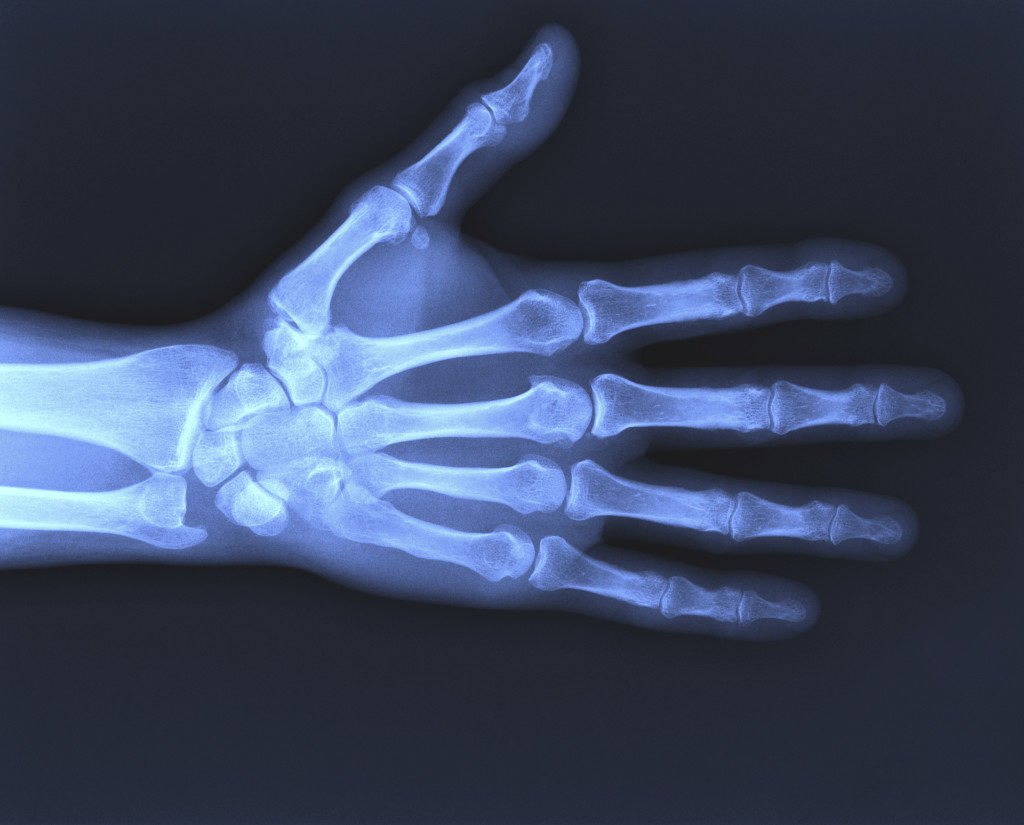
#> input picture image/image.jpg, 1024 x 825 px, found by its file name
$ python 'гпо.py'
#> lines starting #> are read from the running program, lines starting #| are printed output that depends on the picture
import numpy as np
import cv2 as cv
X= cv.imread('C:/imgs/image.jpg')
#> X is the input picture: shape (825, 1024, 3); mean B, G, R 94.8, 69.4, 57.9
X=cv.cvtColor(X, cv.COLOR_BGR2GRAY)
#> X: shape (825, 1024)
cv.imshow('image', X)
cv.waitKey()
# [4 lines of commented-out code are left out]
h = 7
A1 = 7
A2 = 7
# —— РЕЦИРКУЛЯТОРЫ —--
t1 = 3  # начальное значение
k = (h - t1) / 2  # разница между полученным и начальным
t1 = t1 + k  # результат строчного рециркулятора
t2 = t1 - 2  # результат кадрового рециркулятора
p = int(t1)
# ---------— ОСНОВНАЯ МАТРИЦА —----------
Y1 = np.ones((1, p))  #  Первый строчный рециркулятор
i1 = np.size(X, 1)  # количесвто стобцов в Х матрице
#> i1 = 1024
j1 = np.size(X, 0) # количество строк в X матрице
#> j1 = 825
i2 = np.size(Y1, 1)  # колчиество столбцов во Y2 матрице
j2 = np.size(Y1, 0)  # количество строк во Y2 матрице
nuliki = np.zeros ((j1, i2-1))
X1 = np.hstack((X, nuliki))
k = j1
#> k = 825
m = i1 + (i2 - 1)
#> m = 1028
y1 = np.zeros((k, m)) #нулевая основа под матрицу
for k in range(0, j1): # выбор строки обработки
    for m in range(0, (i1 + (i2 - 1))): # выбор столбца обработки
        if m == 0:
            y1[k,m] = X1[k,m]
        if m > 0 and m < i2:
            y1[k,m] = X1[k,m] + y1[k,m-1]
        if m - i2 >= 0:
            y1[k,m] = X1[k,m] - X1[k,m-i2] + y1[k,m-1]
p1 = int(t2)
Y2 = np.ones((1, p1))  # второй строчный рециркулятор
i1 = np.size(y1, 1)  # количесвто стобцов в у1 матрице
#> i1 = 1028
j1 = np.size(y1,0)  # количество строк в у1 матрице
i2 = np.size(Y2, 1)  # колчиество столбцов во Y2 матрице
j2 = np.size(Y2, 0)  # количество строк во Y2 матрице
nuliki2 = np.zeros ((j1, i2-1))
X2 = np.hstack((y1, nuliki2)) #матрица у0, дополннная нулями справа
k = j1
m = i1 + (i2 - 1)
#> m = 1030
y2 = np.zeros((k, m)) #ненулевая основа под матрицу
for k in range(0, j1):
    for m in range(0, (i1 + (i2 - 1))):
        if m == 0:
            y2[k,m] = X2[k,m]
        if m > 0 and m < i2:
            y2[k,m] = X2[k,m] + y2[k,m-1]
        if m - i2 >= 0:
            y2[k,m] = X2[k,m] - X2[k,m-i2] + y2[k,m-1]
Y3 = np.ones((p, 1))  # первый кадровый рециркулятор
i1 = np.size(y2, 1)  # количесвто стобцов в у2 матрице
#> i1 = 1030
j1 = np.size(y2, 0)  # количество строк в у2 матрице
i2 = np.size(Y3, 1)  # колчиество столбцов во Y3 матрице
j2 = np.size(Y3, 0)  # количество строк во Y3 матрице
X3 = np.zeros((j1 + (j2 - 1), i1))  # матрица нулевая
X3 = np.pad(y1, (1, j1-1)) #матрица у2, окруженная нулями
k = j1 + (j2 - 1)
#> k = 829
m = i1
y3 = np.zeros((k, m)) #нулевая основа под матрицу
for k in range(0, (j1 + (j2 - 1))):  # выбор строки обработки
    for m in range(0, i1):  # выбор стлобца обработки
        if k == 0:
            y3[k,m] = X3[k,m]
        if k > 0 and k < j2:
            y3[k,m] = X3[k,m] + y3[k-1,m]
        if k - j2 >= 0:
            y3[k,m] = X3[k,m] - X3[k-j2,m] + y3[k-1,m]
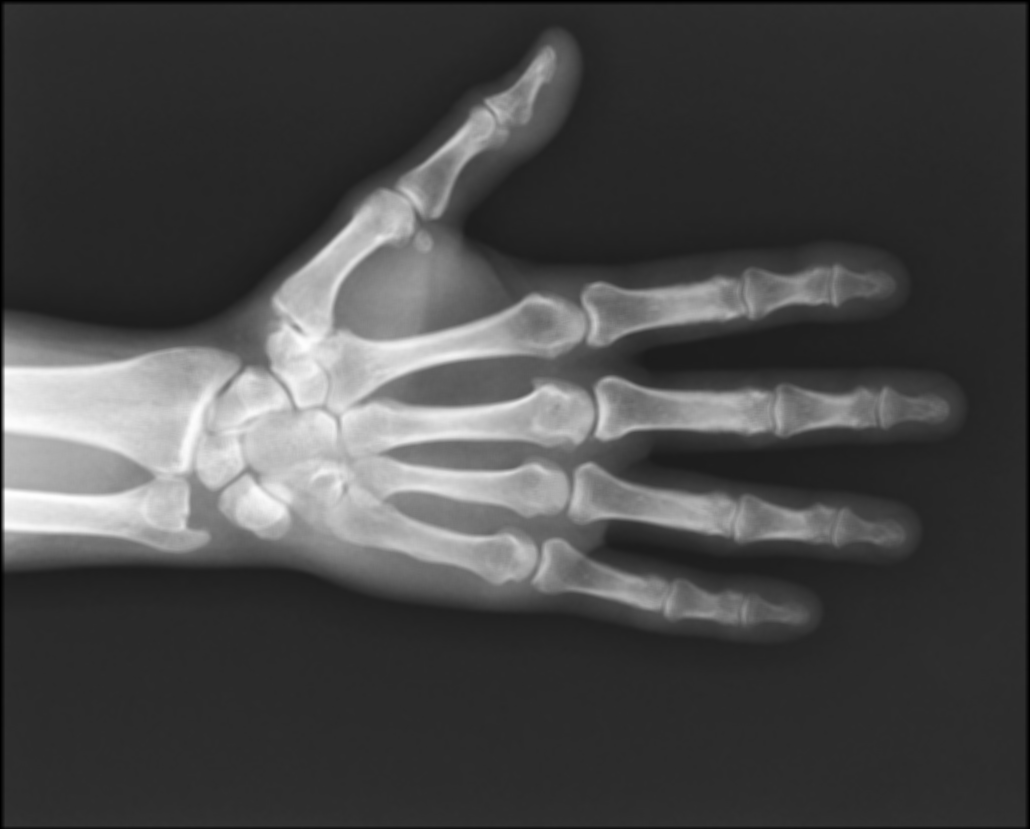
#> y3: shape (829, 1030) float64; min 0, max 6019, mean 1703.8; drawn with min black and max white
Y4 = np.ones((p1, 1))  # второй кадровый рецеркулятор
i1 = np.size (y3, 1)  # количесвто стобцов в у3 матрице
j1 = np.size(y3, 0)  # количество строк в у3 матрице
#> j1 = 829
i2 = np.size(Y4, 1)  # колчиество столбцов во Y4 матрице
j2 = np.size(Y4, 0)  # количество строк во Y4 матрице
X4 = np.zeros((j1 + (j2 - 1), i1))  # матрица нулевая
X4 = np.pad(y3, (1,j1-1)) #матрица у3,окруженная нулями
k = j1 + (j2 - 1)
#> k = 831
m = i1
y4 = np.zeros((k, m)) #нулевая основа под итоговую матрицу
for k in range(0, (j1 + (j2 - 1))):  # выбор строки обработки
    for m in range(0, i1):
        if k == 0:
            y4[k,m] = X4[k,m]
        if k > 0 and k < j2:
            y4[k,m] = X4[k,m] + y4[k-1,m]
        if k - j2 >= 0:
            y4[k,m] = X4[k,m] - X4[k-j2,m] + y4[k-1,m]
#S1 = sum(y4)  # сумма каждого столбца первой матрицы
#S1 = sum(S1, 2)  # сумма всех элементов первой матрицы
# ----------------------— КОЭФФИЦИЕНТ СДВИГА —-----------
k = h + 1  # приведение к четности
if k % 4 == 0:  # если делится без остатка на 4
    q = k / 4  # то поделить на 4, это будет ответ
else:
    q = (k + 2) / 4  # если не делится на 4, то привести к возможности деления и поделить
q1 = q + 1
# ----------------------— РАЗМЕР ВНУТРЕННЕЙ МАТРИЦЫ —-----
#if t2 % 2 == 0:  # если делится без остатка на 2
#   p3 = t2 - 1
#else:
#    p3 = t2  # если не делится на 2, то привести к возможности деления и поделить
# ---------------------СР и КР для внутренней маски---------
k = h + 1  # приведение к четности
if k % 4 == 0:  # если делится без остатка на 4
    t3 = k / 4  # то поделить на 4, это будет ответ
else:
    t3 = (k - 2) / 4  # если не делится на 4, то привести к возможности деления и поделить
# -------------------------ДОП МАТРИЦА---------------------
#R = 1
p2 = int(t3)
S0 = (p*p1)*(p*p1) #сумма каждого элемента первой матрицы при свертке единицы
P = (p2*p2)*(p2*p2) #сумма элементов при свертке доп матрицей единицы
A = S0/P #коэффициент для свертки
A = round (A)
Y5 = np.ones((1, p2))  # первый строчный рециркулятор
X5 = X * (A+A1)  # изображение, умноженное на коэффициент
i1 = np.size(X5, 1)  # количесвто стобцов в Х5 матрице
#> i1 = 1024
j1 = np.size(X5, 0)  # количество строк в X5 матрице
#> j1 = 825
i2 = np.size(Y5, 1)  # колчиество столбцов во Y5 матрице
j2 = np.size(Y5, 0)  # количество строк во Y5 матрице
nuliki5 = np.zeros ((j1, i2-1))
#> nuliki5 = 825 values from 0 to 0
T5 = np.hstack((X5, nuliki5)) #Матрица Х5 дополненая нулями справой стороны
X5 = T5 #для работы цикла без ошибок
k = j1
#> k = 825
m = i1 + (i2 - 1)
#> m = 1025
y5 = np.zeros((k, m)) # нулевая основа под матрицу
for k in range(0, j1):  # выбор строки обработки
    for m in range(0, i1 + (i2 - 1)):  # выбор стлобца обработки
        if m == 0:
            y5[k,m] = X5[k,m]
        if m > 0 and m < i2:
            y5[k,m] = X5[k,m] + y5[k,m-1]
        if m - i2 >= 0:
            y5[k,m] = X5[k,m] - X5[k, m-i2] + y5[k,m-1]
Y6 = np.ones((1, p2))  # второй строчный рециркулятор
i1 = np.size(y5, 1)  # количесвто стобцов в у5 матрице
#> i1 = 1025
j1 = np.size(y5, 0)  # количество строк в у5 матрице
i2 = np.size(Y6, 1)  # колчиество столбцов во Y5 матрице
j2 = np.size(Y6, 0)  # количество строк во Y5 матрице
nuliki6 = np.zeros ((j1, i2-1))
#> nuliki6 = 825 values from 0 to 0
X6 = np.hstack((y5, nuliki6)) #Матрица у5 дополненая нулями справой стороны
k = j1
m = i1 + (i2 - 1)
#> m = 1026
y6 = np.zeros((k, m)) #нулевая основа под матрицу
for k in range(0, j1):  # выбор строки обработки
    for m in range(0, i1 + (i2 - 1)):  # выбор стлобца обработки
        if m == 0:
           y6[k,m] = X6[k,m]
        if m > 0 and m < i2:
           y6[k,m] = X6[k,m] + y6[k,m-1]
        if m - i2 >= 0:
           y6[k,m] = X6[k,m] - X6[k,m-i2] + y6[k,m-1]
Y7 = np.ones((p2, 1))  # первый кадровый рециркулятор
i1 = np.size(y6, 1)  # количесвто стобцов в у6 матрице
#> i1 = 1026
j1 = np.size(y6, 0)  # количество строк в у6 матрице
i2 = np.size(Y7, 1)  # колчиество столбцов во Y7 матрице
j2 = np.size(Y7, 0)  # количество строк во Y7 матрице
X7 = np.zeros((j1 + (j2 - 1), i1))  # матрица нулевая
X7 = np.pad(y6, (1, j1-1)) #матрица у6, окруженная нулями
k = j1 + (j2 - 1)
#> k = 826
m = i1
y7 = np.zeros((k, m)) #нулевая основа под матрицу
for k in range(0, (j1 + (j2 - 1)-1)):  # выбор строки обработки
    for m in range(0, i1-1):  # выбор стлобца обработки
        if k == 0:
            y7[k,m] = X7[k,m]
        if k > 0 and k < j2:
            y7[k,m] = X7[k,m] + y7[k-1,m]
        if k - j2 >= 0:
            y7[k,m] = X2[k,m] - X7[k-j2,m] + y7[k-1,m]
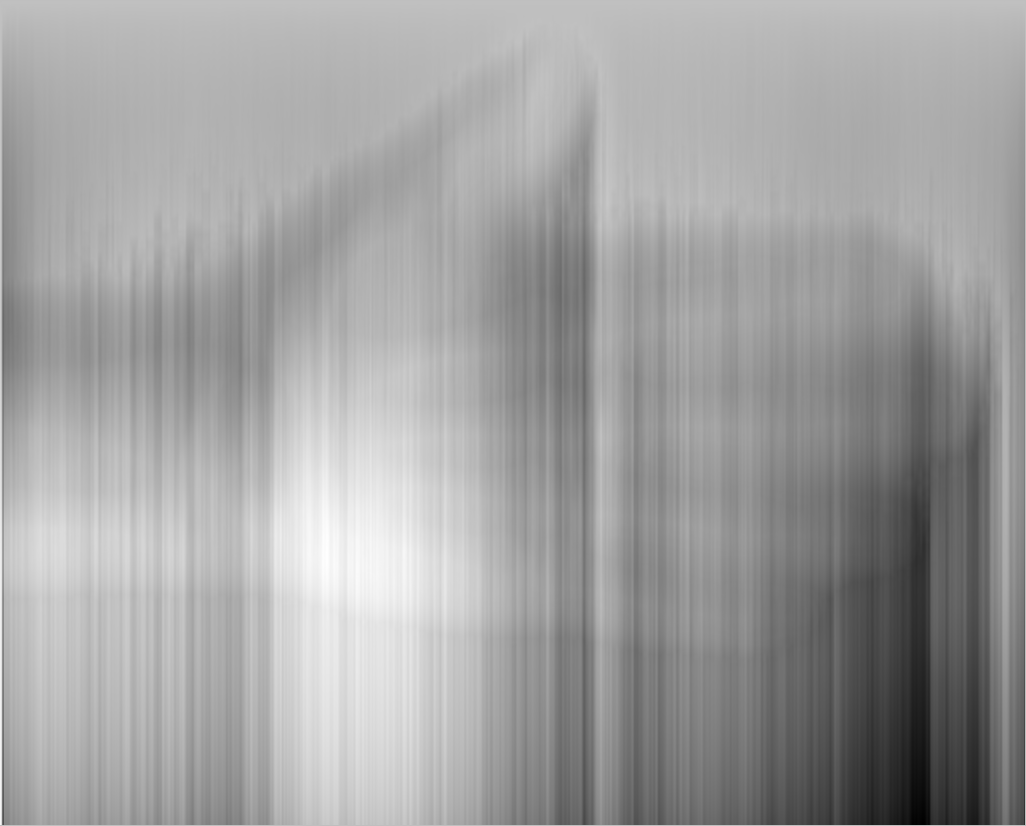
#> y7: shape (826, 1026) float64; min -245516, max 80677, mean -39286.5; drawn with min black and max white
Y8 = np.ones((p2, 1))  # второй кадровый рециркулятор
i1 = np.size(y7, 1)  # количесвто стобцов в у7 матрице
j1 = np.size(y7, 0)  # количество строк в у7 матрице
#> j1 = 826
i2 = np.size(Y8, 1)  # колчиество столбцов во Y8 матрице
j2 = np.size (Y8, 0)  # количество строк во Y8 матрице
X8 = np.zeros((j1 + (j2 - 1), i1))  # матрица нулевая
X8 = np.pad(y7, (1,j1-1)) #матрица у7, окруженная нулями
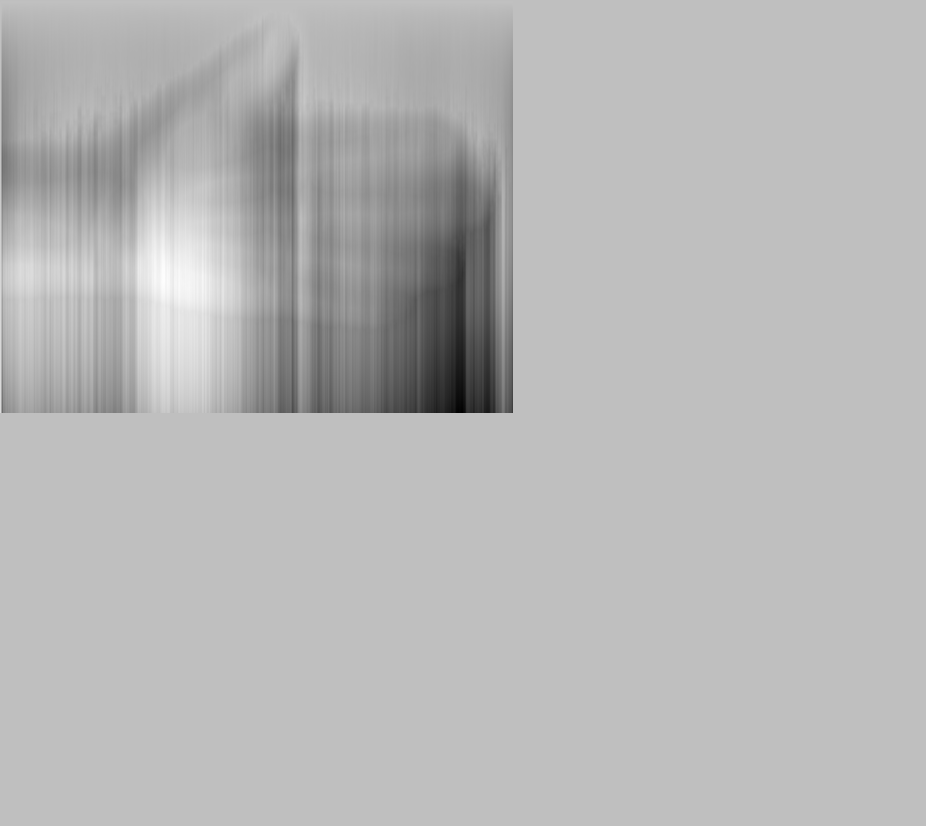
#> X8: shape (1652, 1852) float64 (shown at 1/2 size); min -245516, max 80677, mean -10882.3; drawn with min black and max white
k = j1 + (j2 - 1)
#> k = 827
m = i1
y8 = np.zeros((k, m)) #нулевая основа под матрицу
for k in range(0, (j1 + (j2 - 1))):  # выбор строки обработки
    for m in range(0, i1):  # выбор стлобца обработки
        if k == 0:
            y8[k,m] = X8[k,m]
        if k > 0 and k < j2:
            y8[k,m] = X8[k,m] + y8[k-1,m]
        if k - j2 >= 0:
            y8[k,m] = X8[k,m] - X8[k-j2,m] + y8[k-1, m]
i2= np.size(y4,1) #кол-во столбцов в основной матрице
#> i2 = 1030
j2= np.size(y4,0) #кол-во строк основной матрице
#> j2 = 831
i1 = np.size(y8,1)  # кол-во столбцов в дополнительной матрице
j1 = np.size(y8,0) # кол-во строк в дополнительной матрице
#> j1 = 827
Z1 = np.zeros((j2, i2)) #нулевая матрица размером с внешнюю, основа
n1= int(q1 + j1 - 1)
#> n1 = 829
n2 = int(q1 + i1 - 1)
#> n2 = 1028
Z1 = np.pad(y8, (n1, n2))  # итоговая вторая матрица
# [46 lines of commented-out code are left out]
S2 = P*A #запоминаем сумму без значения А1 для подсчета коэф третьей маски
A3 = S0 - S2 #недостающее значение в маске (основная минус доп)
W = X*int(A2+A3)  # Исходное изображение домноженное на цоэффициент А2
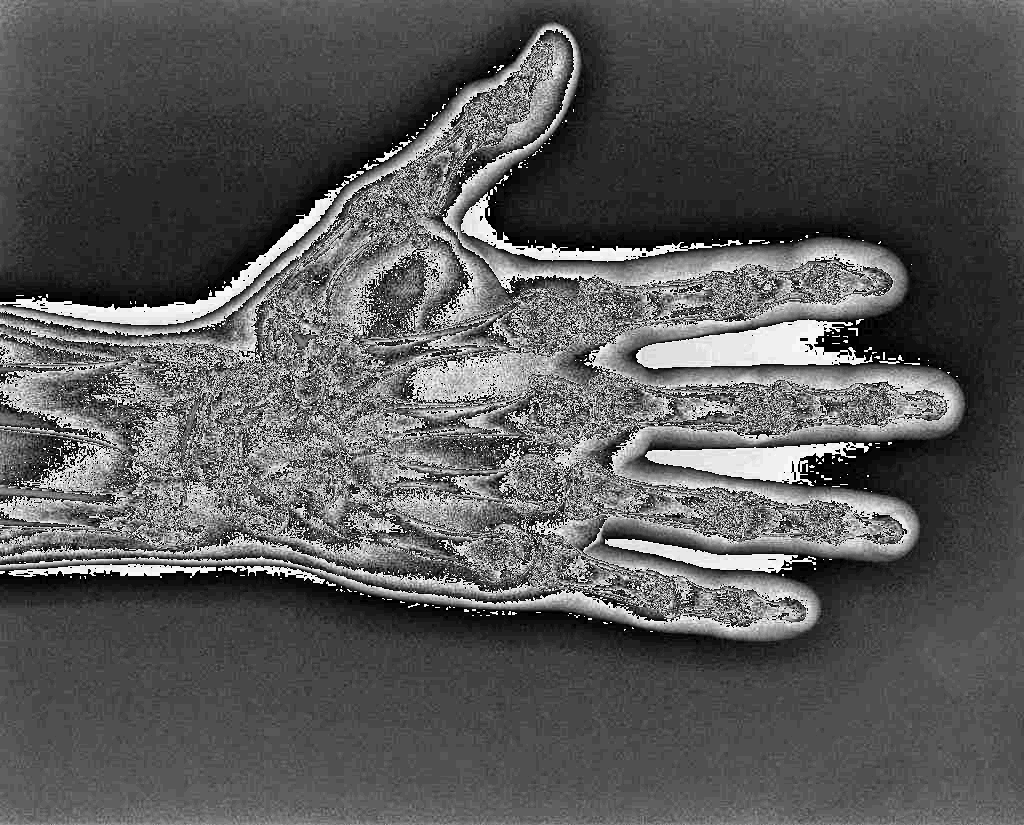
#> W: shape (825, 1024); min 0, max 248, mean 89.7
i1 = np.size(W, 1)  # количесвто стобцов во 2 матрице
#> i1 = 1024
j1 = np.size(W, 0)  # количество строк во 2 матрице
#> j1 = 825
q2 = t2 + 1
W0 = np.zeros((j2, i2))  # Нулевая матрица
g2 = int(q2+j1-1)
#> g2 = 828
g3 = int(q2+j1-1)
#> g3 = 828
W0 = np.pad(W, (g2, g3)) # матрица W окруженная нулями
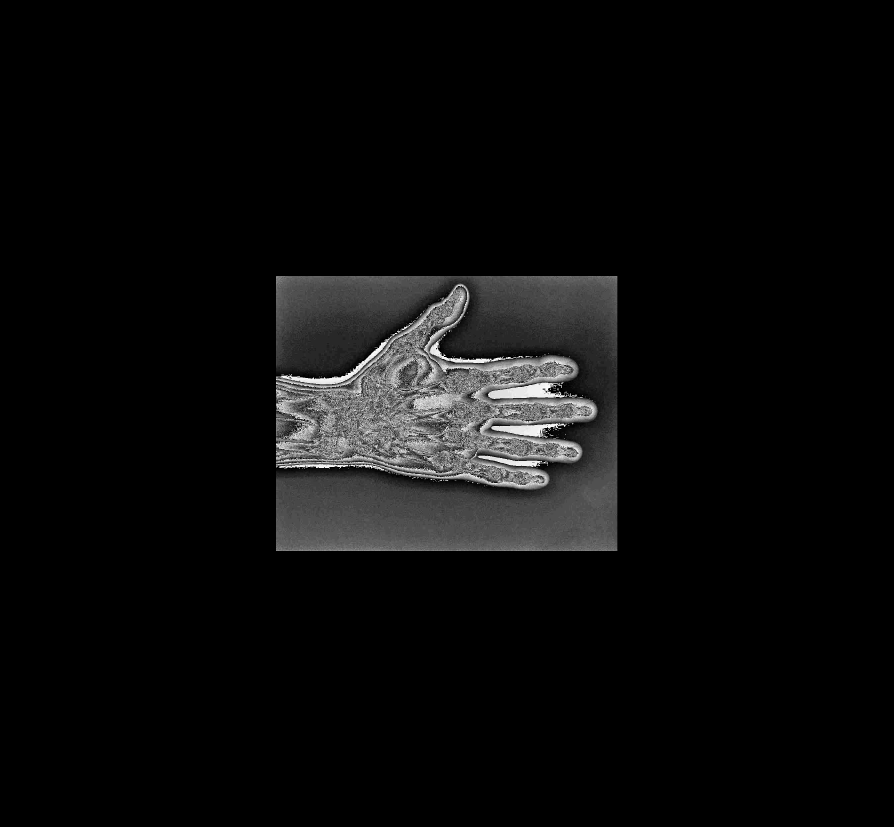
#> W0: shape (2481, 2680) (shown at 1/3 size); min 0, max 248, mean 11.4
S = A1*P #сумма коэффициентов при подъеме внутренней маски
#> (the run stopped early here; a loop or call above may not have finished)
